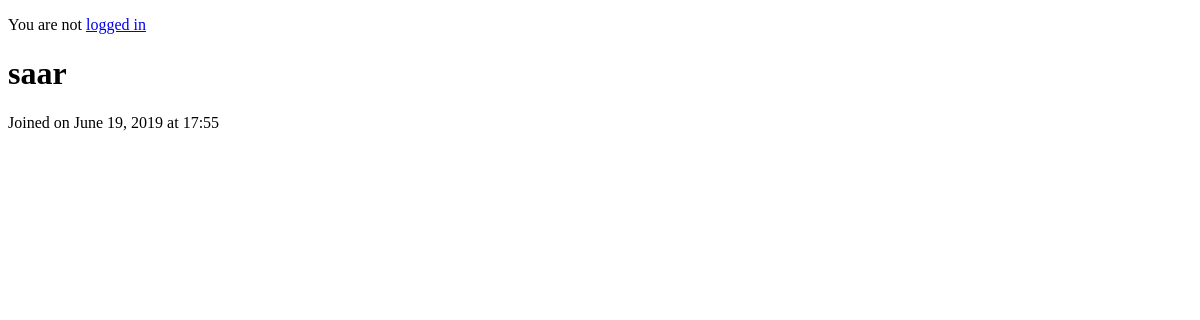
The app's page /jitterbunk/users/1/, older data.
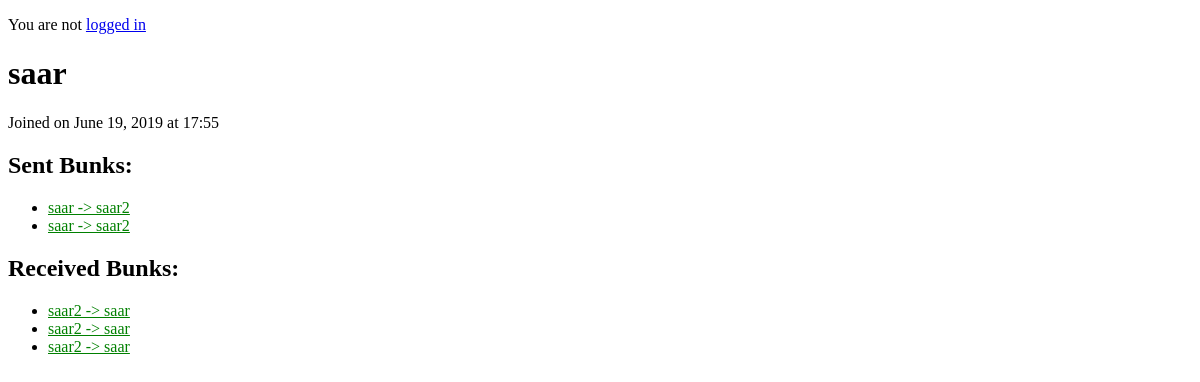
The same page, newer data.
### jitterbunkapp/models.py (models this page shows)
class Bunk(models.Model):
    from_user = models.ForeignKey(User,
                                  related_name='from_user',
                                  on_delete=models.CASCADE)
    to_user = models.ForeignKey(User,
                                related_name='to_user',
                                on_delete=models.CASCADE)
    bunk_date = models.DateTimeField(auto_now=True)
    def __str__(self):
        return '{} -> {}'.format(
                self.from_user.username,
                self.to_user.username)

### jitterbunkapp/views.py (the view)
# urls.py: url(r'^users/(?P<pk>[0-9]+)/$', views.UserView.as_view(), name='user'),
class UserView(generic.DetailView):
    model = User
    template_name = 'jitterbunkapp/userdetail.html'
    def get_context_data(self, **kwargs):
        context = super(UserView, self).get_context_data(**kwargs)
        user = context['user']
        context['sent_bunks'] = Bunk.objects.filter(from_user=user.id)
        context['received_bunks'] = Bunk.objects.filter(to_user=user.id)
        return context

### jitterbunkapp/templatetags/app_filters.py (called while the page is built)
@register.filter(name='authenticated')
def authenticated(value):
    return value.is_authenticated()

### jitterbunkapp/templates/jitterbunkapp/userdetail.html (shortened to what this page needs)
{% extends 'jitterbunkapp/base.html' %}
{% load app_filters %}
{% block content %}
    <h1>{{ user.username }}</h1>
    <p>
        Joined on {{ user.date_joined.date }}
        at {{ user.date_joined.time.hour }}:{{ user.date_joined.time.minute }}
    </p>
    {% if sent_bunks %}
    <h2>Sent Bunks:</h2>
    <ul>
        {% for bunk in sent_bunks %}
        <li>
          <a href="{% url 'jitterbunk:bunk' bunk.id %}"> {{ bunk }} </a>
        </li>
        {% endfor %}
    </ul>
    {% endif %}
    {% if received_bunks %}
    <h2>Received Bunks:</h2>
    <ul>
        {% for bunk in received_bunks %}
        <li>
          <a href="{% url 'jitterbunk:bunk' bunk.id %}"> {{ bunk }} </a>
        </li>
        {% endfor %}
    </ul>
    {% endif %}
{% endblock %}

Row changes from the older to the newer data that the page shows:
added Bunk: from_user+to_user "saar -> saar2", shown under "Sent Bunks:"
added Bunk: from_user+to_user "saar -> saar2", shown under "Sent Bunks:"
added Bunk: from_user+to_user "saar2 -> saar", shown under "Received Bunks:"
added Bunk: from_user+to_user "saar2 -> saar", shown under "Received Bunks:"
added Bunk: from_user+to_user "saar2 -> saar", shown under "Received Bunks:"
Text that changed along with them:
text now shown: "Sent Bunks: Received Bunks:"
